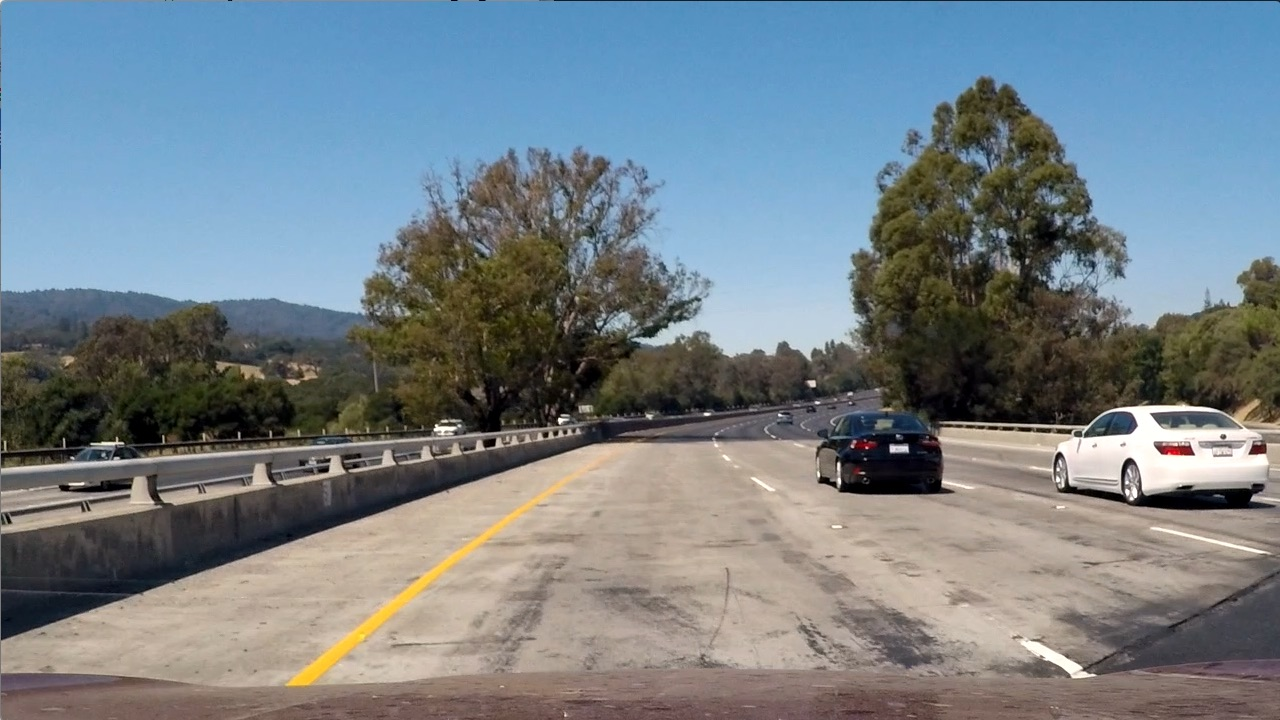
#> input picture images_video/vehicle_det_examples/test1.jpg, 1280 x 720 px, given as the content of the folder vehicles/, which was not available
$ jupyter execute --allow-errors vehichle-tracking.ipynb   (shell and % lines are left out)   (older library calls are emulated)   (text cells are left out)
#> lines starting #> are read from the running program, lines starting #| are printed output that depends on the picture; pictures that were not available may be replaced by others from this repository, and a replacement may not be noted
[cell 1]
import os
import glob
# images are divided up into vehicle and non-vehicles folders (each of which contains sub folders)
# Fiest locate vehicle images
basedir = 'vehicles/'
# Different folders represent diffrent sources for images e.g. GTI, Kitti, generated by me
image_types = os.listdir(basedir)
cars = []
for imtype in image_types:
    cars.extend(glob.glob(basedir+imtype+'/*'))

print('Number of Vehicle images found:', len(cars))
with open("cars.txt", 'w') as f:
    for fn in cars:
        f.write(fn+'¥n')

# Do the same thing for non-vehicle images
basedir = 'non-vehicles/'
image_types = os.listdir(basedir)
notcars = []
for imtype in image_types:
    notcars.extend(glob.glob(basedir+imtype+'/*'))
print('Number of Non-Vehicle Images found:', len(notcars))
with open("notcars.txt", "w") as f:
    for fn in notcars:
        f.write(fn+'¥n')

[cell 2]
import matplotlib.image as mpimg
import matplotlib.pyplot as plt
import numpy as np
import cv2
import glob
import time
from sklearn.svm import LinearSVC
from sklearn.preprocessing import StandardScaler
from skimage.feature import hog
from sklearn.model_selection import train_test_split

[cell 3]
def hog_feature(img, orient, pix_per_cell, cell_per_block,
                        vis=False, feature_vec=True):
    # Call with two outputs if vis==True
    if vis == True:
        features, hog_image = hog(img, orientations=orient, pixels_per_cell=(pix_per_cell, pix_per_cell),
                                  cells_per_block=(cell_per_block, cell_per_block), transform_sqrt=True,
                                  visualise=vis, feature_vector=feature_vec)
        return features, hog_image
    # Otherwise call with one output
    else:
        features = hog(img, orientations=orient, pixels_per_cell=(pix_per_cell, pix_per_cell),
                       cells_per_block=(cell_per_block, cell_per_block), transform_sqrt=True,
                       visualise=vis, feature_vector=feature_vec)
        return features

[cell 4]
def bin_spatial(img, size=(32,32)):
    color1 = cv2.resize(img[:,:,0],size).ravel()
    color2 = cv2.resize(img[:,:,1],size).ravel()
    color3 = cv2.resize(img[:,:,2],size).ravel()
    return np.hstack((color1, color2, color3))

[cell 5]
def color_hist(img, nbins=32):
    channel1_hist = np.histogram(img[:,:,0],bins=nbins)
    channel2_hist = np.histogram(img[:,:,1],bins=nbins)
    channel3_hist = np.histogram(img[:,:,2],bins=nbins)
    # Concatenate the histogram into a single feature vector
    hist_features = np.concatenate((channel1_hist[0],channel2_hist[0], channel3_hist[0]))
    return hist_features

[cell 6]
def extract_features(
    imgs, color_space='RGB', spatial_size=(32,32), hist_bins=32, orient=9, pix_per_cell=8,
    cell_per_block=2, hog_channel=0, spatial_feat=True, hist_feat=True, hog_feat=True
):
    # Create a list to append feature vectors to
    features = []
    for file in imgs:
        file_features = []
        # Read in each one by one
        image = mpimg.imread(file)

        # apply color conversion if other than 'RGB'
        if color_space != 'RGB':
            if color_space == 'HSV':
                feature_image = cv2.cvtColor(image, cv2.COLOR_RGB2HSV)
            elif color_space == 'LUV':
                feature_image = cv2.cvtColor(image, cv2.COLOR_RGB2LUV)
            elif color_space == 'HLS':
                feature_image = cv2.cvtColor(image, cv2.COLOR_RGB2HLS)
            elif color_space == 'YUV':
                feature_image = cv2.cvtColor(image, cv2.COLOR_RGB2YUV)
            elif color_space == 'YCrCb':
                feature_image = cv2.cvtColor(image, cv2.COLOR_RGB2YCrCb)
        else: feature_image = np.copy(image)

        if spatial_feat == True:
            spatial_features = bin_spatial(feature_image, size=spatial_size)
            file_features.append(spatial_features)
        if hist_feat == True:
            hist_features = color_hist(feature_image, nbins=hist_bins)
            file_features.append(hist_features)
        if hog_feat == True:
            # Call get_hog_features() with vis=False, feature_vec=True
            if hog_channel == 'ALL':
                hog_features = []
                for channel in range(feature_image.shape[2]):
                    hog_features.append(hog_feature(feature_image[:,:,channel],
                                        orient, pix_per_cell, cell_per_block,
                                        vis=False, feature_vec=True))
                hog_features = np.ravel(hog_features)
            else:
                hog_features = hog_feature(feature_image[:,:,hog_channel], orient,
                            pix_per_cell, cell_per_block, vis=False, feature_vec=True)
            # Append the new feature vector to the features list
            features.append(hog_features)
    # Return list of feature vectors
    return features

[cell 7]
# window size (x and y dimensions),
# and overlap fraction (for both x and y)
def slide_window(
    img, x_start_stop=[None, None], y_start_stop=[None, None],
    xy_window=(64, 64), xy_overlap=(0.5, 0.5)
):
    # If x and/or y start/stop positions not defined, set to image size
    if x_start_stop[0] == None:
        x_start_stop[0] = 0
    if x_start_stop[1] == None:
        x_start_stop[1] = img.shape[1]
    if y_start_stop[0] == None:
        y_start_stop[0] = 0
    if y_start_stop[1] == None:
        y_start_stop[1] = img.shape[0]
    # Compute the span of the region to be searched
    xspan = x_start_stop[1] - x_start_stop[0]
    yspan = y_start_stop[1] - y_start_stop[0]
    # Compute the number of pixels per step in x/y
    nx_pix_per_step = np.int(xy_window[0]*(1-xy_overlap[0]))
    ny_pix_per_step = np.int(xy_window[1]*(1-xy_overlap[1]))
    # Compute the number of windows in x/y
    nx_windows = np.int(xspan/nx_pix_per_step) - 1
    ny_windows = np.int(yspan/ny_pix_per_step) - 1
    # Initialize a list to append window position to
    window_list = []
    # Loop through finding x and y window positions
    for ys in range(ny_windows):
        for xs in range(nx_windows):
            # Caluculate window position
            startx = xs*nx_pix_per_step + x_start_stop[0]
            endx = startx + xy_window[0]
            starty = ys*ny_pix_per_step + y_start_stop[0]
            endy = starty + xy_window[1]

            # Append window position to list
            window_list.append(((startx, starty), (endx, endy)))
    # return the list of windows
    return window_list

[cell 8]
# Define a function to draw bounding boxes
# [7 lines left out: function draw_boxes, not called in this run]

[cell 9]
def single_img_features(
    img, color_space='RGB', spatial_size=(32,32), hist_bins=32, orient=9,
    pix_per_cell=8, cell_per_block=2, hog_channel=0, spatial_feat=True,
    hist_feat=True, hog_feat=True, vis=False
):
    #1) Define an empty list to receive features
    img_features = [ ]
    #2) Apply color conversion if other than 'RGB'
    if color_space != 'RGB':
        if color_space == 'HSV':
            feature_image = cv2.cvtColor(img, cv2.COLOR_RGB2HSV)
        elif color_space == 'LUV':
            feature_image = cv2.cvtColor(img, cv2.COLOR_RGB2LUV)
        elif color_space == 'HLS':
            feature_image = cv2.cvtColor(img, cv2.COLOR_RGB2HLS)
        elif color_space == 'YUV':
            feature_image = cv2.cvtColor(img, cv2.COLOR_RGB2YUV)
        elif color_space == 'YCrCb':
            feature_image = cv2.cvtColor(img, cv2.COLOR_RGB2YCrCb)
    else: feature_image = np.copy(img)
    #3) Compute spatial features if falg is set
    if spatial_feat == True:
        spatial_features = bin_spatial(feature_image, size=spatial_size)
        #4) Append features to list
        img_features.append(spatial_features)
    #5) Compute histogram features if falg is set
    if hist_feat == True:
        hist_features = color_hist(feature_image, nbins=hist_bins)
        #6) Append features to list
        img_features.append(hist_features)
    #7) Compute HOG features if flag is set
    if hog_feat == True:
        if hog_channel == "ALL":
            hog_features = []
            for channel in range(feature_image.shape[2]):
                hog_features.append(hog_feature(
                    feature_image[:,:,channel], orient, pix_per_cell, cell_per_block,
                    vis=False, feature_vec=True
                ))
            hog_features = np.concatenate(hog_features)
        else:
            if vis == True:
                hog_features, hog_image = hog_feature(
                    feature_image[:,:,hog_channel], orient,
                    pix_per_cell, cell_per_block, vis=True, feature_vec=True
                )
            else:
                hog_features = hog_feature(
                    feature_image[:,:,hog_channel], orient,
                    pix_per_cell, cell_per_block, vis=False, feature_vec=True
                )
        #8) Append features to list
        img_features.append(hog_features)

    #9) Return concatenated array of features
    if vis == True:
        return np.concatenate(img_features), hog_image
    else:
        return np.concatenate(img_features)

[cell 10]
def search_windows(
    img, windows, clf, scaler, color_space='RGB', spatial_size=(32, 32), hist_bins=32,
    hist_range=(0, 256), orient=9, pix_per_cell=8, cell_per_block=2,
    hog_channel=0, spatial_feat=True, hist_feat=True, hog_feat=True
):
    #1) Create an empty list to receive positive detection windows
    on_windows = []
    #2) Iterate over all windows in the list
    for window in windows:
        #3) Extract the test window rom original image
        test_img = cv2.resize(
            img[window[0][1]:window[1][1], window[0][0]:window[1][0]], (64, 64)
        )
        #4) Extract features for sthat window using single_img_features()
        features = single_img_features(
            test_img, color_space=color_space, spatial_size=spatial_size,
            hist_bins=hist_bins, orient=orient, pix_per_cell=pix_per_cell,
            cell_per_block=cell_per_block, hog_channel=hog_channel,
            spatial_feat=spatial_feat, hist_feat=hist_feat, hog_feat=hog_feat
        )
        #5) Scale extraccted features to be fet to classifier
        test_features = scaler.transform(np.array(features).reshape(1, -1))
        #6) Predict using your classifier
        prediction = clf.predict(test_features)
        #7) If positive (prediction == 1) then save the window
        if prediction == 1:
            on_windows.append(window)
    #8) Return windows for positive detections
    return on_windows

[cell 11]
def visualize(fig, rows, cols, imgs, titles):
    for i, img in enumerate(imgs):
        plt.subplot(rows, cols, i+1)
        plt.title(i+1)
        img_dims = len(img.shape)
        if img_dims < 3:
            plt.imshow(img, cmap='hot')
            plt.title(titles[i])
        else:
            plt.imshow(img)
            plt.title(titles[i])

[cell 12]

# Choose random car / not-car indices
car_ind = np.random.randint(0, len(cars))
notcar_ind = np.random.randint(0, len(notcars))

# Read in car / not-car images
car_image = mpimg.imread(cars[car_ind])
#> car_image is the input picture: shape (720, 1280, 3); mean R, G, B 117.5, 128.7, 135.5
notcar_image = mpimg.imread(notcars[notcar_ind])

# Define feature parameters
color_space = 'RGB' # Can be RGB, HSV, LUV, HLS, YUV, YCrCb
orient = 6
pix_per_cell = 8
cell_per_block = 2
hog_channel = 0 # Can be 0, 1, 2, or "ALL"
spatial_size = (16, 16) # Spatial binning dimensions
hist_bins = 16     # Number of histogram bins
spatial_feat = True # Statial features on or off
hist_feat = True # Histogram features on or off
hog_feat = True # HOG features on or off

car_features, car_hog_image = single_img_features(
    car_image, color_space=color_space, spatial_size=spatial_size, hist_bins=hist_bins,
    orient=orient, pix_per_cell=pix_per_cell, cell_per_block=cell_per_block,
    hog_channel=hog_channel, spatial_feat=spatial_feat, hist_feat=hist_feat,
    hog_feat=hog_feat, vis=True
)
#> in bin_spatial, `color1 = cv2.resize(img[:,:,0],size).ravel()`: color1 = 256 values, max 255 at index 149, min 1 at index 146, mean 118.8
#> in bin_spatial, `color2 = cv2.resize(img[:,:,1],size).ravel()`: color2 = 256 values, max 255 at index 158, min 1 at index 146, mean 130.6
#> in bin_spatial, `color3 = cv2.resize(img[:,:,2],size).ravel()`: color3 = 256 values, max 250 at index 158, min 3 at index 146, mean 137.8
#> in single_img_features, `spatial_features = bin_spatial(feature_image, size=spatial_size)`: spatial_features = 768 values, max 255 at index 149, min 1 at index 146, mean 129
#> in color_hist, `hist_features = np.concatenate((channel1_hist[0],channel2_hist[0], cha..`: hist_features = 48 values, max 181185 at index 26, min 2185 at index 30, mean 57600
#> in hog_feature, `features, hog_image = hog(img, orientations=orient, pixels_per_cell=(p..`:
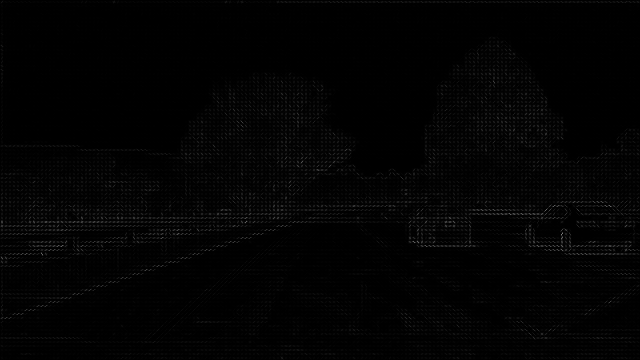
#> hog_image: shape (720, 1280) float64 (shown at 1/2 size); min 0, max 4.88, mean 0.057; drawn with min black and max white
#> in hog_feature, `features, hog_image = hog(img, orientations=orient, pixels_per_cell=(p..`:
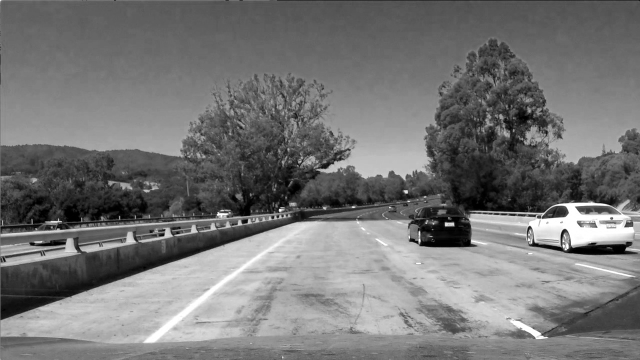
#> img: shape (720, 1280) (shown at 1/2 size); min 0, max 255, mean 117.5
notcar_features, notcar_hog_image = single_img_features(
    notcar_image, color_space=color_space, spatial_size=spatial_size, hist_bins=hist_bins,
    orient=orient, pix_per_cell=pix_per_cell, cell_per_block=cell_per_block,
    hog_channel=hog_channel, spatial_feat=spatial_feat, hist_feat=hist_feat,
    hog_feat=hog_feat, vis=True
)

images = [car_image, car_hog_image, notcar_image, notcar_hog_image]
titles = ['car image', 'car HOG image', 'notcar_image', 'notcar HOG image']
fig = plt.figure(figsize=(12,3))#, dpi=80)
visualize(fig, 1, 4, images, titles)
#> the loop in visualize, `for i, img in enumerate(imgs):` made 4 passes
#> img_dims on passes 1 to 4: 3, 2, 3, 2
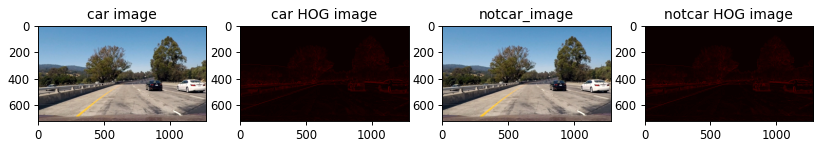
#> figure drawn by matplotlib, 4 panels

[cell 13]
# Define feature parameters
color_space = 'YCrCb'  # Can be RGB, HSV, LUV, HLS, YUV, YCrCb
orient = 9
pix_per_cell = 8
cell_per_block = 2
hog_channel = 'ALL' # Can be 0, 1, 2, or 'ALL'
spatial_size = (32, 32) # Spatial binning dimensions
hist_bins = 32   # Number of histogram bins
spatial_feat = True # Spatial features on or off
hist_feat = True # Histogram features on or off
hog_feat = True # HOG features on or off

t=time.time()
n_samples = 1000
random_idxs = np.random.randint(0, len(cars), n_samples)
test_cars = cars#np.array(cars)[random_idxs]
test_notcars = notcars#np.array(notcars)[random_idxs]

car_features = extract_features(
    test_cars, color_space=color_space, spatial_size=spatial_size, hist_bins=hist_bins,
    orient=orient, pix_per_cell=pix_per_cell, cell_per_block=cell_per_block,
    hog_channel=hog_channel, spatial_feat=spatial_feat, hist_feat=hist_feat,
    hog_feat=hog_feat
)
#> in extract_features, `spatial_features = bin_spatial(feature_image, size=spatial_size)`: spatial_features = 3072 values, max 255 at index 637, min 0 at index 611, mean 127
#> in extract_features, `hist_features = color_hist(feature_image, nbins=hist_bins)`: hist_features = 96 values, max 209861 at index 42, min 3 at index 63, mean 28800
#> after the loop in extract_features, `for channel in range(feature_image.shape[2]):`: hog_features = 3 items
#> car_features = 1 item
notcar_features = extract_features(
    test_notcars, color_space=color_space, spatial_size=spatial_size, hist_bins=hist_bins,
    orient=orient, pix_per_cell=pix_per_cell, cell_per_block=cell_per_block,
    hog_channel=hog_channel, spatial_feat=spatial_feat, hist_feat=hist_feat,
    hog_feat=hog_feat
)
#> notcar_features = 1 item

print(time.time()-t, 'Seconds to compute features...')

X = np.vstack((car_features, notcar_features)).astype(np.float64)
# Fit a per-column scaler
X_scaler = StandardScaler().fit(X)
# Apply the scaler to X
scaled_X = X_scaler.transform(X)

# Define the labels vector
y = np.hstack((np.ones(len(car_features)), np.zeros(len(notcar_features))))
#> y = [1, 0]


# Split up data into randomized training and test sets
rand_state = np.random.randint(0, 100)
X_train, X_test, y_train, y_test = train_test_split(
    scaled_X, y, test_size=0.1, random_state=rand_state
)
#> y_train = [1]; y_test = [0]

print(
    'Using:', orient, 'orientation, ', pix_per_cell, 'pixels per cell,',
    cell_per_block, 'cells per block,', hist_bins, 'histogram bins, and',
    spatial_size, 'spatial sampling'
)
print('Feature vector　length', len(X_train[0]))
#| Feature vector　length 1528308
#| 0.0 1.0
# Use a linear SVC
svc = LinearSVC()
# Check the training time for the SVC
t=time.time()
#> (the rest of this cell did not finish here and is left out)

[cell 14]
searchpath = 'images_video/vehicle_det_examples/*'
example_images = glob.glob(searchpath)
images = []
titles = []
y_start_stop = [400, 656] # Min and max in y to search in slide_window()
overlap = 0.5
#> (the rest of this cell did not finish here and is left out)

#> `windows = slide_window( img, x_start_stop=[None, None], y_start_stop=y..`: windows = 273 items
    hot_windows = search_windows(
        img, windows, svc, X_scaler, color_space=color_space, spatial_size=spatial_size, hist_bins=hist_bins,
        orient=orient, pix_per_cell=pix_per_cell, cell_per_block=cell_per_block, hog_channel=hog_channel,
        spatial_feat=spatial_feat, hist_feat=hist_feat, hog_feat=hog_feat
    )
#> the loop in search_windows, `for window in windows:` made 1 pass
#> window on pass 1: ((0, 400), (64, 464))
#> pass 1, in search_windows, `test_img = cv2.resize( img[window[0][1]:window[1][1], window[0][0]:win..`:
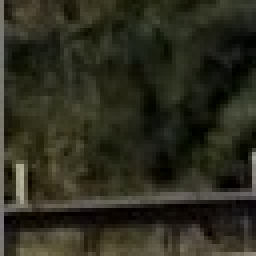
#> test_img: shape (64, 64, 3) float32 (shown 4 times larger); mean R, G, B 0.175, 0.173, 0.12
#> after the loop in search_windows, `for window in windows:`: on_windows = []
    window_img = draw_boxes(draw_img, hot_windows, color=(0, 0, 255), thick=6)
    images.append(window_img)
    titles.append('')
    print(time.time()-t1, 'seconds to process one image searching', len(windows), 'windows')
fig = plt.figure(figsize=(12,18), dpi=300)
visualize(fig, 5, 2, images, titles)
